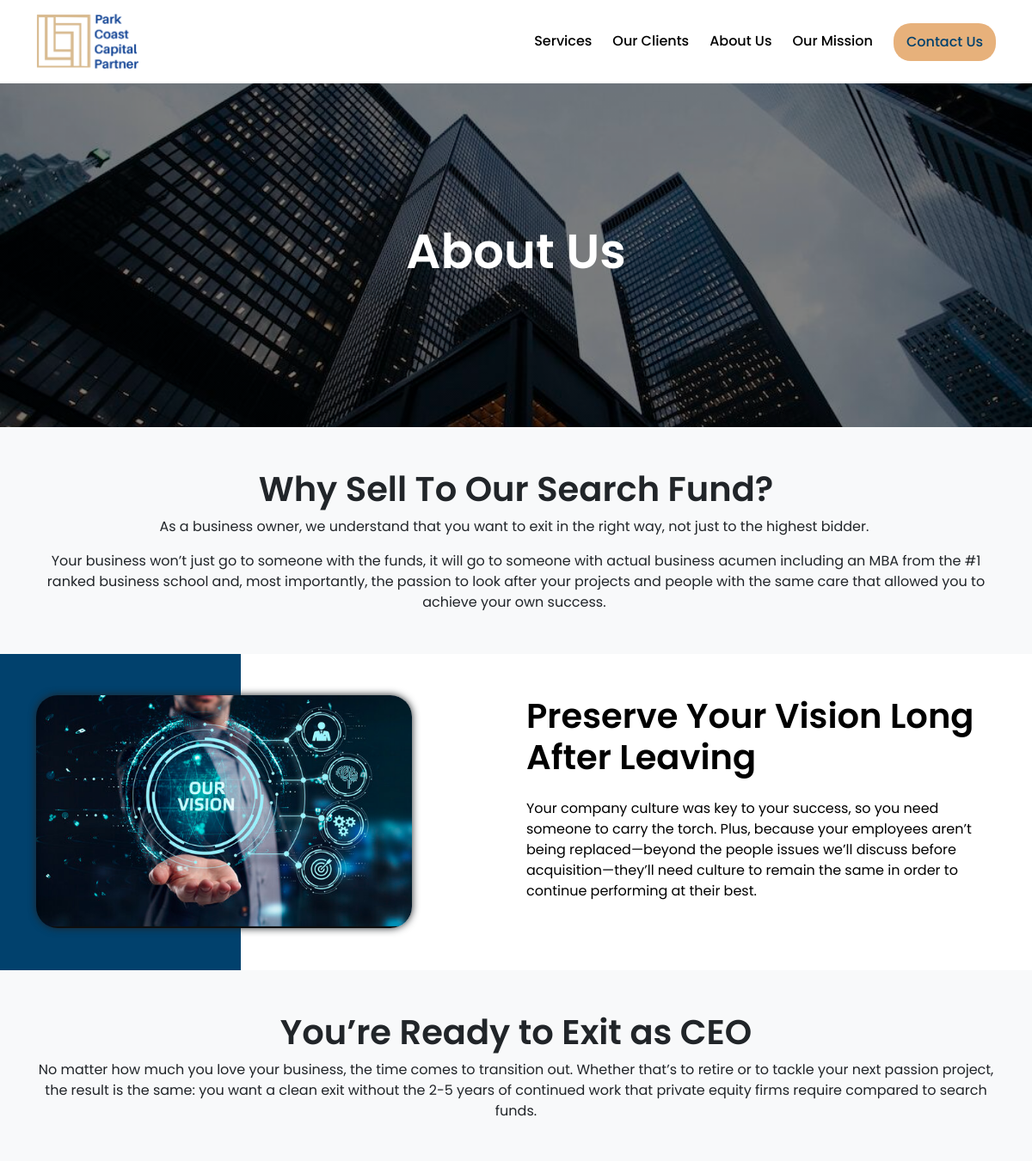
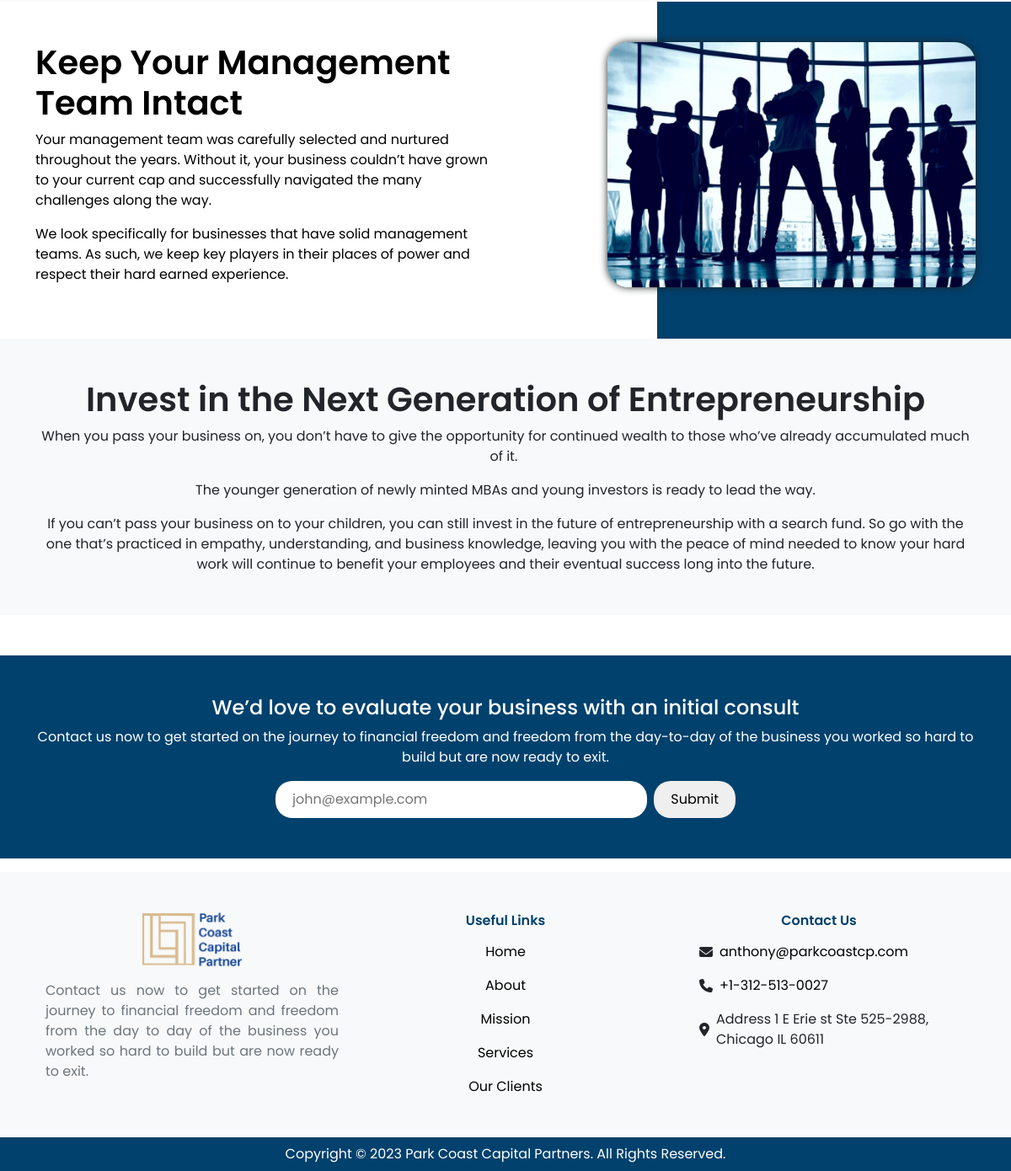
The page /about/ on the database its author committed (2 pictures, top to bottom).
### home/models/homepagecontent_model.py (models this page shows)
class HomePageContent(models.Model):
    logo = models.ImageField(upload_to="home/logo")
    newsletter_title = models.CharField(max_length=100)
    newsletter_description= models.CharField(max_length=255)
    class Meta:
        verbose_name_plural = "Home Page "

### company/models.py (models this page shows, shortened)
class CompanyPage(models.Model):
    about_banner = models.ImageField(upload_to='about_banner/images')
    banner_title = models.CharField(max_length=100)
    class Meta:
        verbose_name_plural = 'About'

class CompanySectionOne(models.Model):
    title = models.CharField(max_length=100)
    title_description = RichTextField()
    about = models.ForeignKey(CompanyPage, on_delete=models.CASCADE)
    class Meta:
        verbose_name_plural = 'About Section 1'

class CompanySectionTwo(models.Model):
    heading = models.CharField(max_length=100)
    heading_description = RichTextField()
    image = models.ImageField(upload_to='about_section_1/images')
    about = models.ForeignKey(CompanyPage, on_delete=models.CASCADE)
    class Meta:
        verbose_name_plural = 'About Section 2'

class CompanySectionThree(models.Model):
    title = models.CharField(max_length=100)
    title_description = RichTextField()
    about = models.ForeignKey(CompanyPage, on_delete=models.CASCADE)
    class Meta:
        verbose_name_plural = 'About Section 3'

class CompanySectionFour(models.Model):
    title = models.CharField(max_length=100)
    title_description = RichTextField()
    image = models.ImageField(upload_to='about_section_3/images')
    about = models.ForeignKey(CompanyPage, on_delete=models.CASCADE)
    class Meta:
        verbose_name_plural = 'About Section 4'

class CompanySectionFive(models.Model):
    title = models.CharField(max_length=100)
    title_description = RichTextField()
    about = models.ForeignKey(CompanyPage, on_delete=models.CASCADE)
    class Meta:
        verbose_name_plural = 'About Section 5'

### home/models/homefooter_model.py (models this page shows, shortened)
class Footer(models.Model):
    footer_logo = models.ImageField(upload_to="home/logo")
    footer_description = models.CharField(max_length=2000 )
    office_address  = models.CharField(max_length=2000 )
    phone_no        = models.CharField(max_length=1000)
    email           = models.EmailField()
    home = models.ForeignKey('home.HomePageContent',on_delete=models.CASCADE, null=True, blank=True)
    class Meta:
        verbose_name_plural = 'Footer'

### company/views.py (the view, shortened to what this page needs)
# urls.py: path('about/', Company.as_view(), name='about' ),
class Company(View):
    def get(self,request):
        company_content = CompanyPage.objects.last()
        company_section_one = CompanySectionOne.objects.last()
        company_section_two = CompanySectionTwo.objects.last()
        company_section_three = CompanySectionThree.objects.last()
        company_section_four = CompanySectionFour.objects.last()
        company_section_five = CompanySectionFive.objects.last()
        home_page_footer = Footer.objects.last()
        home_page_content = HomePageContent.objects.last()
        home_page_services = ServicesParagraph.objects.all()
        form = NewsletterForm()
        context = {}
        context['home_page_footer'] = home_page_footer
        context['company_content'] = company_content
        context['home_page_content'] = home_page_content
        context['home_page_services'] = home_page_services
        context['company_section_one'] = company_section_one
        context['company_section_two'] = company_section_two
        context['company_section_three'] = company_section_three
        context['company_section_four'] = company_section_four
        context['company_section_five'] = company_section_five
        context['form'] = form
        return render(request , 'company.html' , context)

### home/forms.py
class NewsletterForm(ModelForm):
    email = forms.EmailField(widget=forms.EmailInput(attrs={'id': 'newsletter-input-field', 'placeholder':'john@example.com'}) , label='')
    class Meta:
        model = HomePageNewsLetter
        fields = ['email']

### company/templates/company.html (shortened to what this page needs)
{% extends 'base.html' %}
{% load static %}
{% block css %}
<link rel="stylesheet" href="{% static 'css/company/main.css' %}" />
{% endblock css%}
{% block content %}
{% if company_content.about_banner %}
<div class="container-fluid p-0" id="hero-banner-container"
  style="background-image: url({{company_content.about_banner.url}});">
  {% endif %}
  <div class="overlay-bg d-flex align-items-center justify-content-center">
    <h1 class="text-white">{{company_content.banner_title}}</h1>
  </div>
</div>
<div class="container-fluid bg-light">
  <div class="container py-5" id="about-us-container">
    <h2 class="text-center">{{company_section_one.title}}</h2>
    <div class="text-justify content-section">
      {{company_section_one.title_description|safe}}
    </div>
  </div>
</div>
<div class="container-fluid py-5 my-0" id="why-container">
  <div class="container">
    <div class="row">
      <div class="col-12 col-lg-6 text-center text-lg-start order-2 order-lg-1">
        {% if company_section_two.image %}
        <img class="img-fluid about-img" src="{{company_section_two.image.url}}" alt="about-img">
        {% endif %}
      </div>
      <div class="col-12 col-lg-6 d-flex flex-column align-items-start justify-content-center order-1 order-lg-2">
        <h2>{{company_section_two.heading}}</h2>
        <p>
          {{company_section_two.heading_description|safe}}
        </p>
      </div>
    </div>
  </div>
</div>
<div class="container-fluid my-0 py-5 bg-light">
  <div class="container">
    <h2 class="text-center">{{company_section_three.title}}</h2>
    <div class="content-section">{{company_section_three.title_description|safe}}</div>
  </div>
</div>
<div class="container-fluid py-5 my-0" id="image-section-container">
  <div class="container">
    <div class="row">
      <div class="col-12 col-lg-6 d-flex flex-column align-items-start justify-content-center">
        <h2>{{company_section_four.title}}
        </h2>
        <div>
          {{company_section_four.title_description|safe}}
        </div>
      </div>
      <div class="col-12 col-lg-6 text-center text-lg-end">
        {% if company_section_four.image %}
        <img class="img-fluid about-img ms-auto" src="{{company_section_four.image.url}}" alt="about-img">
        {% endif %}
      </div>
    </div>
  </div>
</div>
<div class="container-fluid mb-5 py-5 bg-light">
  <div class="container">
    <h2 class="text-center">{{company_section_five.title}}</h2>
    <div class="text-center content-section">{{company_section_five.title_description|safe}}</div>
  </div>
</div>
<div class="container-fluid px-0 px-sm-2 px-md-3 py-3 py-sm-4 py-md-5 px-0" id="newsletter-container">
  <div class="container p-0" id="newsletter-wrapper">
    <div class="row justify-content-center mx-auto">
      <div class="col-12 mb-3 text-center">
        <h4 class="text-white">{{ home_page_content.newsletter_title }}</h4>
        <div class=" newsletter-description text-white mb-0 mx-auto">
          {{ home_page_content.newsletter_description }}
        </div>
      </div>
      <div class="col-12 col-md-8 col-lg-6 form-input-box">
        <form class="d-flex align-items-center flex-md-nowrap gap-2" method="post" id="newsletter-form">
          {{form.email}}
          <button type="submit" id="newsletter-submit-btn">Submit</button>
        </form>
      </div>
    </div>
  </div>
</div>
{% endblock content %}

### templates/base.html (shortened to what this page needs)
<!DOCTYPE html>
{% load static %}
<html lang="en">
<head>
  <link href="https://cdn.jsdelivr.net/npm/bootstrap@5.3.0-alpha1/dist/css/bootstrap.min.css" rel="stylesheet"
 />
  <link rel="stylesheet" href="https://cdn.jsdelivr.net/npm/swiper@8/swiper-bundle.min.css" />
  <link rel="stylesheet" href="{% static 'css/common/globals.css' %}" />
  {% block css %}
  {% endblock css %}
</head>
<body>
  <div id="navbar">
    <div class="container d-flex align-items-center justify-content-between">
      <div class="nav-logo">
        <a href="{% url 'home' %}" class="text-decoration-none text-black">
          {% if home_page_content.logo %}
          <img class="w-100" src="{{home_page_content.logo.url}}" alt="logo" />
          {% endif %}
        </a>
      </div>
      <div class="nav-list-items d-none d-md-flex align-items-center justify-content-between gap-4">
        <h6 class="nav-list-item mb-0"><a href="{% url 'service' %}">Services</a></h6>
        <h6 class="nav-list-item mb-0"><a href="{% url 'our-client' %}">Our Clients</a></h6>
        <h6 class="nav-list-item mb-0"><a href="{% url 'about' %}">About Us</a></h6>
        <h6 class="nav-list-item mb-0"><a href="{% url 'mission' %}">Our Mission</a></h6>
        <a href="{% url 'contact' %}">
          <button class="contact-btn">
            Contact Us
          </button>
        </a>
      </div>
    </div>
  </div>
  {% block content %} {% endblock content %}
  <footer class="container-fluid bg-light py-5 mt-3" id="footer-container">
    <div class="container row mx-auto">
      <div class="col-12 col-lg mb-3 mb-lg-0 text-center">
        {% if home_page_footer.footer_logo %}
        <img class="logo-img img-fluid mb-3" src="{{ home_page_footer.footer_logo.url }}" alt="logo" />
        {% endif %}
        <p class="footer-company-info text-secondary mb-0" id="footer-text-info">
          {{ home_page_footer.footer_description }}
        </p>
      </div>
      <div class="col-12 col-sm-6 col-md d-flex flex-column align-items-center">
        <h6 class="title">Useful Links</h6>
        <div class="list-items pt-2 w-100 d-flex flex-column align-items-center">
          <p class="link">
            <a href="{% url 'home' %}" class="reset-link">Home</a>
          </p>
          <p class="link">
            <a href="{% url 'about' %}" class="reset-link">About</a>
          </p>
          <p class="link">
            <a href="{% url 'mission' %}" class="reset-link">Mission</a>
          </p>
          <p class="link">
            <a href="{% url 'service' %}" class="reset-link">Services</a>
          </p>
          <p class="link">
            <a href="{% url 'our-client' %}" class="reset-link">Our Clients</a>
          </p>
        </div>
      </div>
      <div class="col-12 col-sm-6 col-md d-flex flex-column align-items-center mt-5 mt-sm-0">
        <h6 class="title">Contact Us</h6>
        <ul class="list-items d-flex flex-column align-items-start pt-2">
          <li class="list-item-icon d-flex align-items-center gap-2">
            <i class="fa-solid fa-envelope"></i>
            <a class="reset-link" href="mailto: {{ home_page_footer.email }}">{{ home_page_footer.email }}</a>
          </li>
          <li class="list-item-icon d-flex align-items-center gap-2">
            <i class="fa-solid fa-phone"></i>
            <a class="reset-link" href="tel:{{ home_page_footer.phone_no }}">{{ home_page_footer.phone_no }}</a>
          </li>
          <li class="list-item-icon d-flex align-items-center gap-2">
            <i class="fa-solid fa-location-dot"></i>
            <p class="mb-0">{{ home_page_footer.office_address }}</p>
          </li>
        </ul>
      </div>
    </div>
  </footer>
  <footer class="bottom-footer p-2 text-center">
    <p class="mb-0 text-white">Copyright © 2023 Park Coast Capital Partners. All Rights Reserved.</p>
  </footer>
</body>
</html>

### static/css/common/globals.css (style rules this page uses)
* { margin: 0; padding: 0; box-sizing: border-box; font-family: "Poppins", sans-serif; }
h1, h2 { font-weight: 600; }
.reset-link { text-decoration: none; color: initial; }
.overlay-bg { background: linear-gradient(rgba(0, 0, 0, 0.5), rgba(0, 0, 0, 0.5)); height: 100%; width: 100%; }
.text-justify { text-align: justify !important; }
@media screen and (min-width: 1200px) { h1 { font-size: 56px; } }
@media screen and (min-width: 1200px) { h2 { font-size: 40px; } }
@media screen and (min-width: 1200px) { h4 { font-style: 30px; } }
@media screen and (min-width: 1200px) { h6 { font-style: 20px; } }

### static/css/company/main.css (style rules this page uses)
#hero-banner-container { height: 400px; margin-top: 97px; background-size: cover; background-position: center; background-repeat: no-repeat; }
#why-container { background: url(/static/assets/why-bg.jpg) no-repeat; background-position: -1500px center; }
#why-container h2, #why-container p { color: white; }
.about-img { max-width: 80%; border-radius: 25px; box-shadow: 0 0 10px; }
#image-section-container { background: url(/static/assets/why-bg.jpg) no-repeat; background-position: 1010px center; }
#image-section-container h2, #image-section-container p { color: white; }
.content-section { display: flex; align-items: center; flex-direction: column; gap: 16px; }
.content-section p { margin-bottom: 0; }
@media screen and (min-width: 991px) and (max-width: 1200px) { #why-container { background-position: -1640px center; } }
@media screen and (min-width: 991px) and (max-width: 1200px) { #image-section-container { background-position: 780px center; } }
@media screen and (min-width: 991px) { #why-container h2, #why-container p { color: black; } }
@media screen and (min-width: 991px) { #image-section-container h2, #image-section-container p { color: black; } }

### static/css/common/navbar.css (style rules this page uses)
#navbar { background: white; width: 100%; z-index: 20; top: 0; position: absolute; box-shadow: none; }
#navbar > .container { padding: 16px 12px; }
.nav-list-item > a, .nav-list-item { text-decoration: none; color: black; border-bottom: 2px solid transparent; font-family: "Poppins", sans-serif; }
.nav-logo { width: 120px; }
.contact-btn { background: var(--secondary); padding: 10px 15px; border: none; border-radius: 20px; color: var(--primary); transition: 0.2s ease-in; font-weight: 500; }

### static/css/common/footer.css (style rules this page uses)
#footer-container .logo-img { width: 120px; }
.footer-company-info { text-align: justify; }
#footer-container .title { color: var(--primary); opacity: 1; font-weight: 600; }
#footer-container .list-items { gap: 1rem; }
#footer-container .list-items p, #footer-container .list-items .list-item-icon { margin-bottom: 0; }
.bottom-footer { background-color: var(--primary); }

### static/css/common/colors.css (style rules this page uses)
:root { --primary: #00416d; --primary-hover: #002c49; --secondary: #e7b17b; --secondary-shadow: rgb(232, 177, 0.4); }

### static/css/common/newsletter.css (style rules this page uses)
#newsletter-container { background: var(--primary); }
#newsletter-input-field { width: 100%; padding: 10px 20px; border: none; outline: none; border-radius: 20px; }
#newsletter-submit-btn { border: none; padding: 10px 20px; border-radius: 20px; }

### rows shown on the page
HomePageContent: logo (picture), newsletter_title "We’d love to evaluate your business with an initial consult", newsletter_description "Contact us now to get started on the journey to financial freedom and freedom from the day-to-day of the business you worked so hard to build but are now ready to exit."
CompanyPage: about_banner (picture), banner_title "About Us"
CompanySectionOne: title "Why Sell To Our Search Fund?", title_description "As a business owner, we understand that you want to exit in the right way, not just to the highest bidder. Your business won’t just go to someone with the funds, it will go to someone with actual business acumen including an MBA from the #1 ranked business school and, most importantly, the passion to look after your projects and people with the same care that allowed you to achieve your own success."
CompanySectionTwo: image (picture), heading "Preserve Your Vision Long After Leaving", heading_description "Your company culture was key to your success, so you need someone to carry the torch. Plus, because your employees aren’t being replaced—beyond the people issues we’ll discuss before acquisition—they’ll need culture to remain the same in order to continue performing at their best."
CompanySectionThree: title "You’re Ready to Exit as CEO", title_description "No matter how much you love your business, the time comes to transition out. Whether that’s to retire or to tackle your next passion project, the result is the same: you want a clean exit without the 2-5 years of continued work that private equity firms require compared to search funds."
CompanySectionFour: title "Keep Your Management Team Intact", title_description "Your management team was carefully selected and nurtured throughout the years. Without it, your business couldn’t have grown to your current cap and successfully navigated the many challenges along the way. We look specifically for businesses that have solid management teams. As such, we keep key players in their places of power and respect their hard earned experience.", image (picture)
CompanySectionFive: title "Invest in the Next Generation of Entrepreneurship", title_description "When you pass your business on, you don’t have to give the opportunity for continued wealth to those who’ve already accumulated much of it. The younger generation of newly minted MBAs and young investors is ready to lead the way. If you can’t pass your business on to your children, you can still invest in the future of entrepreneurship with a search fund. So go with the one that’s practiced in empathy, understanding, and business knowledge, leaving you with the peace of mind needed to know your hard work will continue to benefit your employees and their eventual success long into the future."
Footer: footer_logo (picture), footer_description "Contact us now to get started on the journey to financial freedom and freedom from the day to day of the business you worked so hard to build but are now ready to exit.", email "anthony@parkcoastcp.com", phone_no "+1-312-513-0027", office_address "Address 1 E Erie st Ste 525-2988, Chicago IL 60611"
